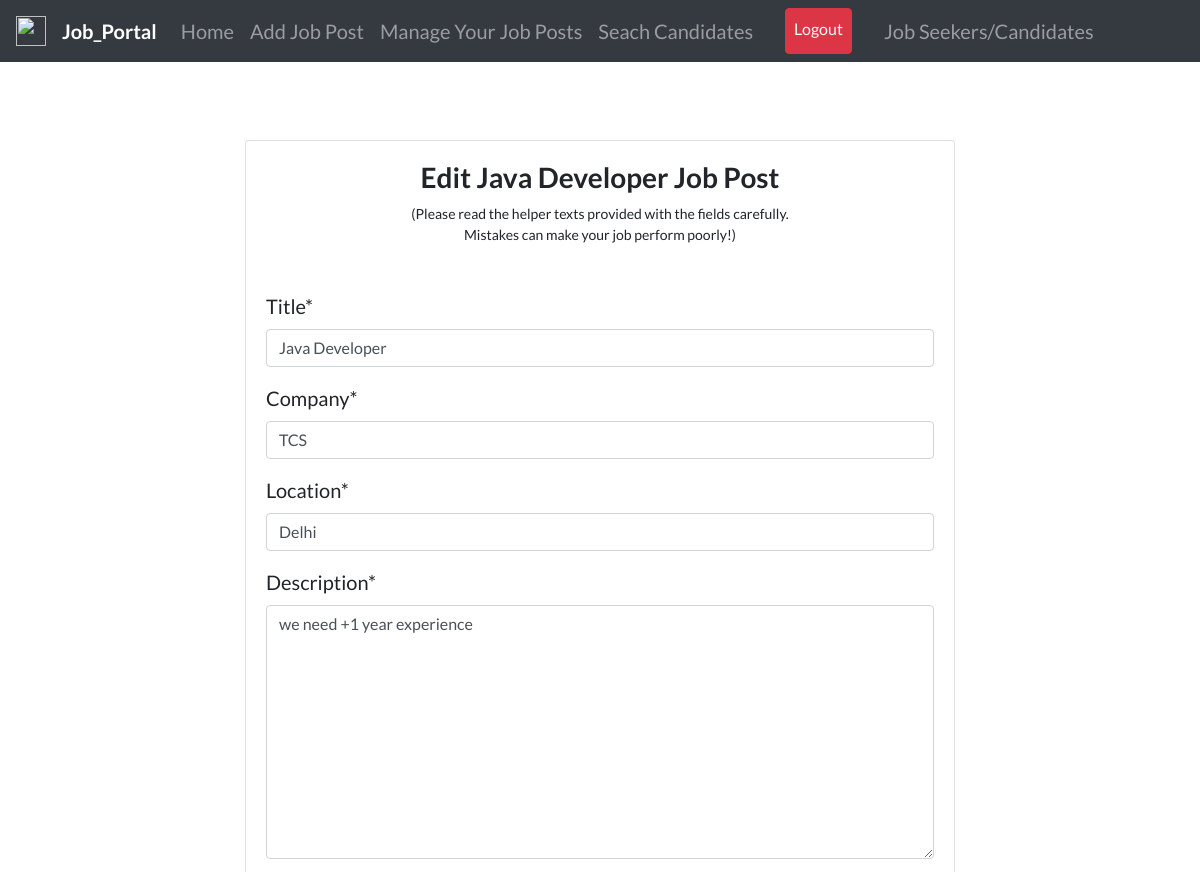
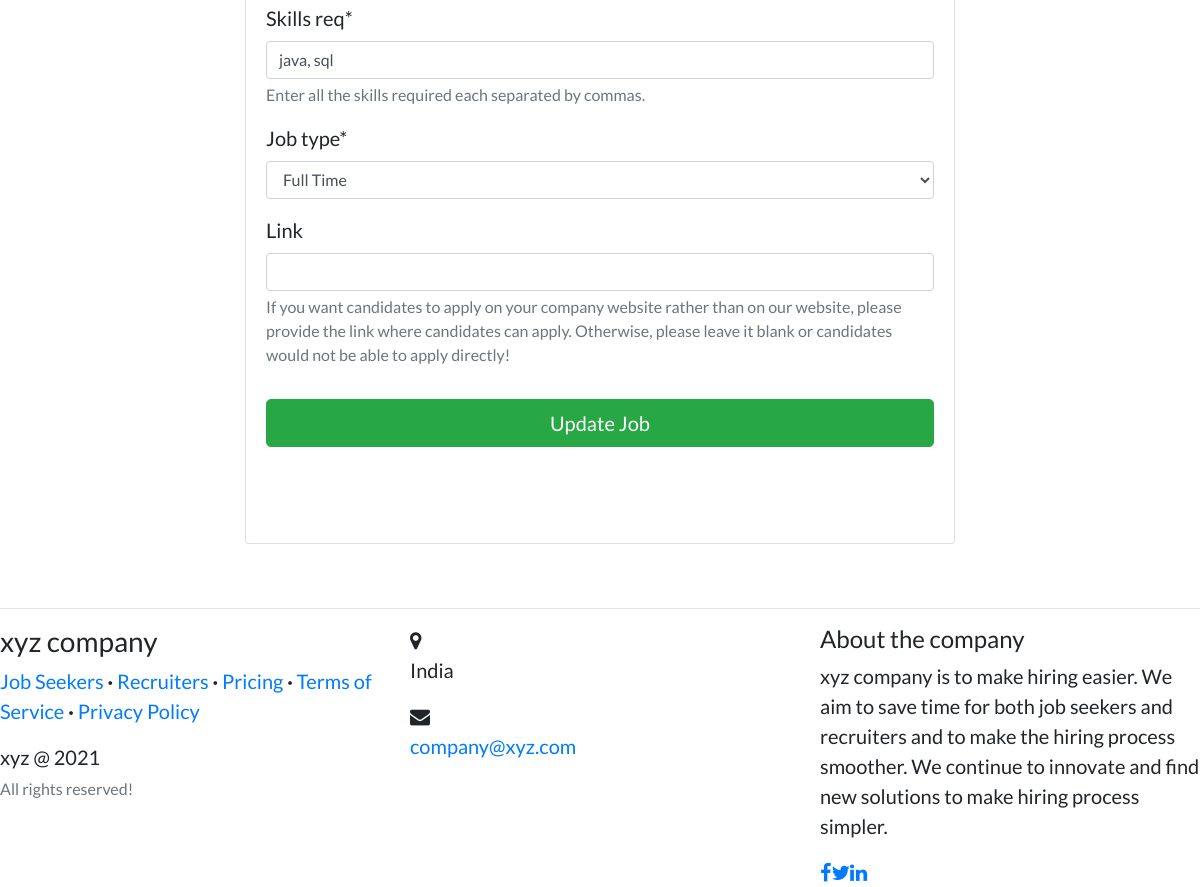
Screenshot of /hiring/job/java-developer/edit/ (signed in) with the database file from the repository (2 pictures, top to bottom).
### recruiters/models.py (models this page shows, shortened)
class Job(models.Model):
    recruiter = models.ForeignKey(
        User, related_name='jobs', on_delete=models.CASCADE)
    title = models.CharField(max_length=255)
    company = models.CharField(max_length=200)
    location = models.CharField(max_length=255)
    description = models.TextField()
    skills_req = models.CharField(max_length=200)
    job_type = models.CharField(
        max_length=30, choices=CHOICES, default='Full Time', null=True)
    link = models.URLField(null=True, blank=True)
    slug = AutoSlugField(populate_from='title', unique=True, null=True)
    date_posted = models.DateTimeField(default=timezone.now)

### recruiters/views.py (the view)
# urls.py: path('job/<slug>/edit/', views.edit_job, name='edit-job-post'),
@login_required
def edit_job(request, slug):
    user = request.user
    job = get_object_or_404(Job, slug=slug)
    if request.method == "POST":
        form = NewJobForm(request.POST, instance=job)
        if form.is_valid():
            data = form.save(commit=False)
            data.save()
            return redirect('add-job-detail', slug)
    else:
        form = NewJobForm(instance=job)
    context = {
        'form': form,
        'rec_navbar': 1,
        'job': job,
    }
    return render(request, 'recruiters/edit_job.html', context)

### recruiters/forms.py
class NewJobForm(forms.ModelForm):
    class Meta:
        model = Job
        fields = ['title', 'company', 'location',
                  'description', 'skills_req', 'job_type', 'link']
        help_texts = {
            'skills_req': 'Enter all the skills required each separated by commas.',
            'link': 'If you want candidates to apply on your company website rather than on our website, please provide the link where candidates can apply. Otherwise, please leave it blank or candidates would not be able to apply directly!',
        }

### recruiters/templates/recruiters/edit_job.html (shortened to what this page needs)
{% extends "users/layout.html" %} {% load static %} {% load crispy_forms_tags %}
{% block content %} <br />
<div class="container">
  {% if request.user == job.recruiter %}
  <div class="row">
    <div class="col-sm-10 col-md-10 col-lg-8 mx-auto">
      <div class="card card-signin my-5">
        <div class="card-body">
          <h3 class="text-center">
            <b>Edit {{job.title}} Job Post</b>
          </h3>
          <span style="font-size: 14px"
            ><p class="text-center">
              (Please read the helper texts provided with the fields carefully.
              <br />Mistakes can make your job perform poorly!)
            </p></span
          >
          <form class="form-signin" method="POST" enctype="multipart/form-data">
            <fieldset class="form-group">
              <br />
              {{ form|crispy }}
            </fieldset>
            <div class="form-group">
              <button class="btn btn-lg btn-success btn-block" type="submit">
                Update Job</button
              ><br /><br />
            </div>
          </form>
        </div>
      </div>
    </div>
  </div>
  {% endif %}
</div>
{% endblock content %}

### users/templates/users/layout.html (style rules this page uses)
body { font-family: "Lato"; font-size: 20px; }

### rows the page displays
Job: title "Java Developer", company "TCS", location "Delhi", description "we need +1 year experience", skills_req "java, sql", job_type "Full Time"
